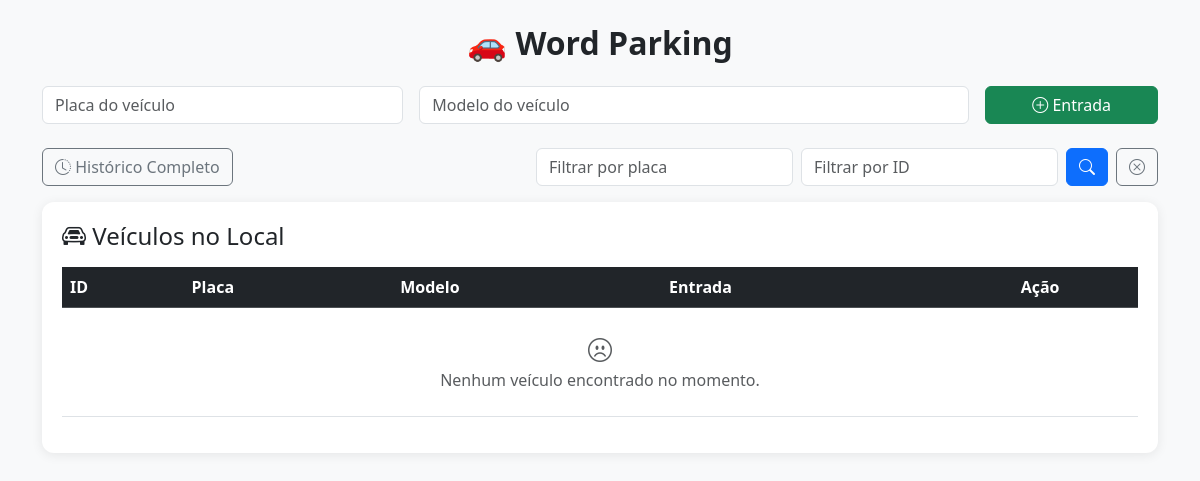
The app's page /, older data.
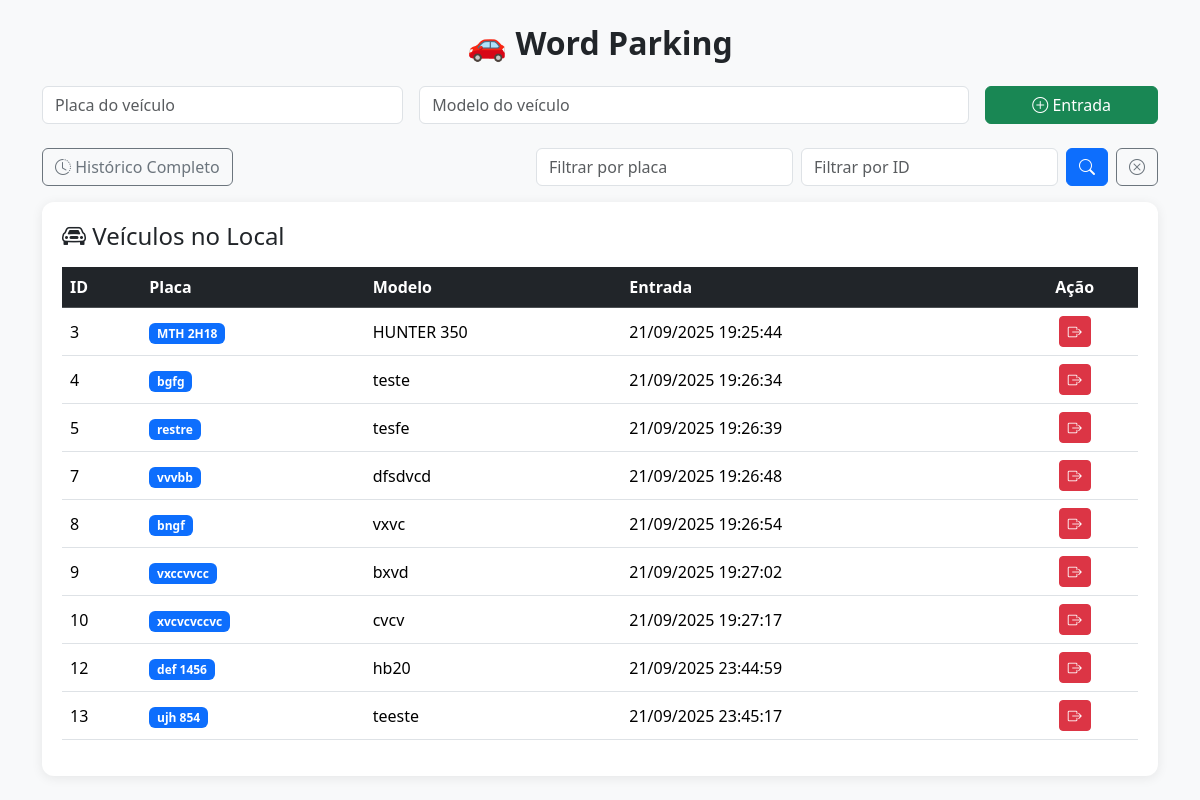
The same page, newer data.
### models.py (models this page shows)
class Veiculo(Base):
    __tablename__ = "veiculos"
    __table_args__ = {"extend_existing": True}
    id = Column(Integer, primary_key=True, index=True)
    placa = Column(String, index=True)
    modelo = Column(String)
    entrada = Column(DateTime, default=datetime.utcnow)
    saida = Column(DateTime, nullable=True)

### main.py (the view)
@app.get("/", response_class=HTMLResponse)
def home(
    request: Request,
    placa: Optional[str] = Query(None),
    id_str: Optional[str] = Query(None),
    page: int = Query(1, ge=1),            # página atual
    per_page: int = Query(10, ge=1, le=100), # registros por página
    db: Session = Depends(get_db)
):
    query = db.query(Veiculo).filter(Veiculo.saida == None)
    if placa:
        query = query.filter(Veiculo.placa.ilike(f"%{placa}%"))
    if id_str and id_str.isdigit():
        query = query.filter(Veiculo.id == int(id_str))
    total = query.count()  # total de registros
    ativos = query.offset((page - 1) * per_page).limit(per_page).all()
    historico = veiculo_service.listar_historico(db)
    return templates.TemplateResponse("index.html", {
        "request": request,
        "ativos": ativos,
        "historico": historico,
        "message": None,
        "page": page,
        "per_page": per_page,
        "total": total,
        "total_pages": (total + per_page - 1) // per_page  # cálculo de páginas
    })

### templates/index.html (shortened to what this page needs)
<!DOCTYPE html>
<html lang="pt-BR">
<head>
    <link href="https://cdn.jsdelivr.net/npm/bootstrap@5.3.2/dist/css/bootstrap.min.css" rel="stylesheet">
    <link href="https://cdn.jsdelivr.net/npm/bootstrap-icons@1.10.5/font/bootstrap-icons.css" rel="stylesheet">
</head>
<body class="p-4">
<div class="container">
    <h2 class="mb-4 text-center">🚗 <strong>Word Parking</strong></h2>
    <form action="/entrada" method="post" class="row g-3 mb-4">
        <div class="col-md-4">
            <input type="text" name="placa" class="form-control" placeholder="Placa do veículo" required>
        </div>
        <div class="col-md-6">
            <input type="text" name="modelo" class="form-control" placeholder="Modelo do veículo" required>
        </div>
        <div class="col-md-2 d-grid">
            <button type="submit" class="btn btn-success"><i class="bi bi-plus-circle"></i> Entrada</button>
        </div>
    </form>
    <div class="d-flex justify-content-between align-items-center mb-3">
        <a href="/historico" class="btn btn-outline-secondary"><i class="bi bi-clock-history"></i> Histórico Completo</a>
        <form method="get" action="/" class="row g-2 align-items-center">
            <div class="col-auto">
                <input type="text" name="placa" value="{{ request.query_params.get('placa') or '' }}" class="form-control" placeholder="Filtrar por placa">
            </div>
            <div class="col-auto">
                <input type="text" name="id" value="{{ request.query_params.get('id') or '' }}" class="form-control" placeholder="Filtrar por ID">
            </div>
            <div class="col-auto">
                <button type="submit" class="btn btn-primary"><i class="bi bi-search"></i></button>
            </div>
            <div class="col-auto">
                <a href="/" class="btn btn-outline-secondary"><i class="bi bi-x-circle"></i></a>
            </div>
        </form>
    </div>
    <div class="table-container">
        <h4 class="mb-3"><i class="bi bi-car-front"></i> Veículos no Local</h4>
        <div class="table-responsive">
            <table class="table table-hover align-middle">
                <thead class="table-dark">
                    <tr>
                        <th>ID</th>
                        <th>Placa</th>
                        <th>Modelo</th>
                        <th>Entrada</th>
                        <th class="text-center">Ação</th>
                    </tr>
                </thead>
                <tbody>
                    {% for v in ativos %}
                    <tr>
                        <td>{{ v.id }}</td>
                        <td><span class="badge bg-primary">{{ v.placa }}</span></td>
                        <td>{{ v.modelo }}</td>
                        <td>{{ v.entrada.strftime("%d/%m/%Y %H:%M:%S") }}</td>
                        <td class="text-center">
                            <form action="/saida/{{ v.id }}" method="post" style="display:inline;">
                                <button class="btn btn-danger btn-sm" title="Registrar Saída">
                                    <i class="bi bi-box-arrow-right"></i>
                                </button>
                            </form>
                        </td>
                    </tr>
                    {% endfor %}
                    {% if not ativos %}
                    <tr>
                        <td colspan="5" class="text-center text-muted py-4">
                            <i class="bi bi-emoji-frown fs-4"></i><br>
                            Nenhum veículo encontrado no momento.
                        </td>
                    </tr>
                    {% endif %}
                </tbody>
            </table>
        </div>
    </div>
</div>
</body>
</html>

Row changes from the older to the newer data that the page shows:
added Veiculo: id "3", placa "MTH 2H18", modelo "HUNTER 350", entrada "21/09/2025 19:25:44"
added Veiculo: id "4", placa "bgfg", modelo "teste", entrada "21/09/2025 19:26:34"
added Veiculo: id "5", placa "restre", modelo "tesfe", entrada "21/09/2025 19:26:39"
added Veiculo: id "7", placa "vvvbb", modelo "dfsdvcd", entrada "21/09/2025 19:26:48"
added Veiculo: id "8", placa "bngf", modelo "vxvc", entrada "21/09/2025 19:26:54"
added Veiculo: id "9", placa "vxccvvcc", modelo "bxvd", entrada "21/09/2025 19:27:02"
added Veiculo: id "10", placa "xvcvcvccvc", modelo "cvcv", entrada "21/09/2025 19:27:17"
added Veiculo: id "12", placa "def 1456", modelo "hb20", entrada "21/09/2025 23:44:59"
added Veiculo: id "13", placa "ujh 854", modelo "teeste", entrada "21/09/2025 23:45:17"
Text that changed along with them:
text no longer shown: "Nenhum veículo encontrado no momento."
